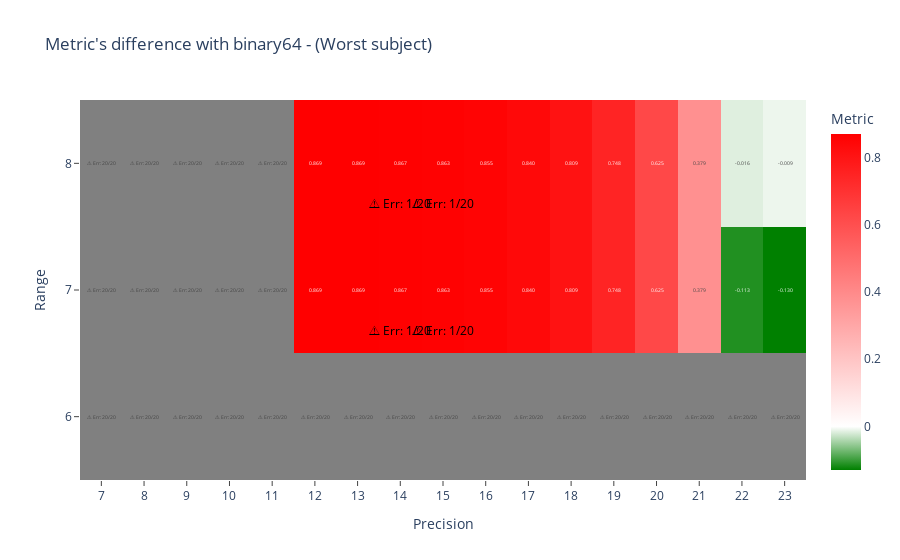
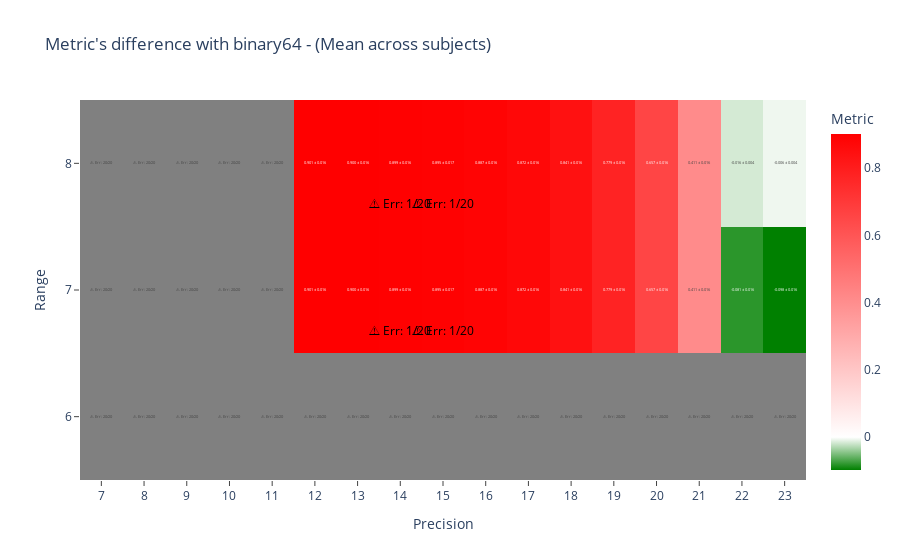

Notebook code cell kept with these figures, in order:
### Code cell
plot_metric_diff(n_failed, worst_metrics, n_subjects=n_subjects, metric_name="Worst subject")
plot_metric_diff(n_failed, mean_metrics, n_subjects=n_subjects, exp_metrics=exp_metrics, metric_name="Mean across subjects")

### Figure 1 — Plotly figure (JSON) as saved in the notebook; plotly's stock layout.template omitted (floating-point values rounded to 4 significant figures)
{"data": [{"colorscale": [[0, "grey"], [1, "grey"]], "showscale": false, "type": "heatmap", "x": [7, 8, 9, 10, 11, 12, 13, 14, 15, 16, 17, 18, 19, 20, 21, 22, 23], "y": [6, 7, 8], "z": [[1, 1, 1, 1, 1, 1, 1, 1, 1, 1, 1, 1, 1, 1, 1, 1, 1], [1, 1, 1, 1, 1, null, null, null, null, null, null, null, null, null, null, null, null], [1, 1, 1, 1, 1, null, null, null, null, null, null, null, null, null, null, null, null]]}, {"colorbar": {"title": {"text": "Metric"}}, "colorscale": [[0, "green"], [0.1297, "white"], [1, "red"]], "text": [["⚠ Err: 20/20", "⚠ Err: 20/20", "⚠ Err: 20/20", "⚠ Err: 20/20", "⚠ Err: 20/20", "⚠ Err: 20/20", "⚠ Err: 20/20", "⚠ Err: 20/20", "⚠ Err: 20/20", "⚠ Err: 20/20", "⚠ Err: 20/20", "⚠ Err: 20/20", "⚠ Err: 20/20", "⚠ Err: 20/20", "⚠ Err: 20/20", "⚠ Err: 20/20", "⚠ Err: 20/20"], ["⚠ Err: 20/20", "⚠ Err: 20/20", "⚠ Err: 20/20", "⚠ Err: 20/20", "⚠ Err: 20/20", "0.869", "0.869", "0.867", "0.863", "0.855", "0.840", "0.809", "0.748", "0.625", "0.379", "-0.113", "-0.130"], ["⚠ Err: 20/20", "⚠ Err: 20/20", "⚠ Err: 20/20", "⚠ Err: 20/20", "⚠ Err: 20/20", "0.869", "0.869", "0.867", "0.863", "0.855", "0.840", "0.809", "0.748", "0.625", "0.379", "-0.016", "-0.009"]], "texttemplate": "%{text}", "type": "heatmap", "x": [7, 8, 9, 10, 11, 12, 13, 14, 15, 16, 17, 18, 19, 20, 21, 22, 23], "y": [6, 7, 8], "z": [[null, null, null, null, null, null, null, null, null, null, null, null, null, null, null, null, null], [null, null, null, null, null, 0.8695, 0.8685, 0.8666, 0.8628, 0.8551, 0.8397, 0.809, 0.7475, 0.6246, 0.3787, -0.113, -0.1296], [null, null, null, null, null, 0.8695, 0.8685, 0.8666, 0.8628, 0.8551, 0.8397, 0.809, 0.7475, 0.6246, 0.3787, -0.01647, -0.009106]], "zmax": 0.8695, "zmin": -0.1296}], "layout": {"annotations": [{"font": {"color": "black"}, "showarrow": false, "text": "⚠ Err: 1/20", "x": 14, "xanchor": "center", "y": 6.6, "yanchor": "bottom"}, {"font": {"color": "black"}, "showarrow": false, "text": "⚠ Err: 1/20", "x": 15, "xanchor": "center", "y": 6.6, "yanchor": "bottom"}, {"font": {"color": "black"}, "showarrow": false, "text": "⚠ Err: 1/20", "x": 14, "xanchor": "center", "y": 7.6, "yanchor": "bottom"}, {"font": {"color": "black"}, "showarrow": false, "text": "⚠ Err: 1/20", "x": 15, "xanchor": "center", "y": 7.6, "yanchor": "bottom"}], "title": {"text": "Metric's difference with binary64 - (Worst subject)"}, "xaxis": {"ticks": "outside", "tickvals": [7, 8, 9, 10, 11, 12, 13, 14, 15, 16, 17, 18, 19, 20, 21, 22, 23], "title": {"text": "Precision"}}, "yaxis": {"ticks": "outside", "tickvals": [6, 7, 8], "title": {"text": "Range"}}}}

### Figure 2 — Plotly figure (JSON) as saved in the notebook; plotly's stock layout.template omitted (floating-point values rounded to 4 significant figures)
{"data": [{"colorscale": [[0, "grey"], [1, "grey"]], "showscale": false, "type": "heatmap", "x": [7, 8, 9, 10, 11, 12, 13, 14, 15, 16, 17, 18, 19, 20, 21, 22, 23], "y": [6, 7, 8], "z": [[1, 1, 1, 1, 1, 1, 1, 1, 1, 1, 1, 1, 1, 1, 1, 1, 1], [1, 1, 1, 1, 1, null, null, null, null, null, null, null, null, null, null, null, null], [1, 1, 1, 1, 1, null, null, null, null, null, null, null, null, null, null, null, null]]}, {"colorbar": {"title": {"text": "Metric"}}, "colorscale": [[0, "green"], [0.09769, "white"], [1, "red"]], "text": [["⚠ Err: 20/20", "⚠ Err: 20/20", "⚠ Err: 20/20", "⚠ Err: 20/20", "⚠ Err: 20/20", "⚠ Err: 20/20", "⚠ Err: 20/20", "⚠ Err: 20/20", "⚠ Err: 20/20", "⚠ Err: 20/20", "⚠ Err: 20/20", "⚠ Err: 20/20", "⚠ Err: 20/20", "⚠ Err: 20/20", "⚠ Err: 20/20", "⚠ Err: 20/20", "⚠ Err: 20/20"], ["⚠ Err: 20/20", "⚠ Err: 20/20", "⚠ Err: 20/20", "⚠ Err: 20/20", "⚠ Err: 20/20", "0.901 ± 0.016", "0.900 ± 0.016", "0.899 ± 0.016", "0.895 ± 0.017", "0.887 ± 0.016", "0.872 ± 0.016", "0.841 ± 0.016", "0.779 ± 0.016", "0.657 ± 0.016", "0.411 ± 0.016", "-0.081 ± 0.016", "-0.098 ± 0.016"], ["⚠ Err: 20/20", "⚠ Err: 20/20", "⚠ Err: 20/20", "⚠ Err: 20/20", "⚠ Err: 20/20", "0.901 ± 0.016", "0.900 ± 0.016", "0.899 ± 0.016", "0.895 ± 0.017", "0.887 ± 0.016", "0.872 ± 0.016", "0.841 ± 0.016", "0.779 ± 0.016", "0.657 ± 0.016", "0.411 ± 0.016", "-0.016 ± 0.004", "-0.006 ± 0.004"]], "texttemplate": "%{text}", "type": "heatmap", "x": [7, 8, 9, 10, 11, 12, 13, 14, 15, 16, 17, 18, 19, 20, 21, 22, 23], "y": [6, 7, 8], "z": [[null, null, null, null, null, null, null, null, null, null, null, null, null, null, null, null, null], [null, null, null, null, null, 0.9014, 0.9005, 0.8986, 0.8947, 0.887, 0.8717, 0.8409, 0.7795, 0.6565, 0.4107, -0.08102, -0.0976], [null, null, null, null, null, 0.9014, 0.9005, 0.8986, 0.8947, 0.887, 0.8717, 0.8409, 0.7795, 0.6565, 0.4107, -0.01627, -0.006282]], "zmax": 0.9014, "zmin": -0.0976}], "layout": {"annotations": [{"font": {"color": "black"}, "showarrow": false, "text": "⚠ Err: 1/20", "x": 14, "xanchor": "center", "y": 6.6, "yanchor": "bottom"}, {"font": {"color": "black"}, "showarrow": false, "text": "⚠ Err: 1/20", "x": 15, "xanchor": "center", "y": 6.6, "yanchor": "bottom"}, {"font": {"color": "black"}, "showarrow": false, "text": "⚠ Err: 1/20", "x": 14, "xanchor": "center", "y": 7.6, "yanchor": "bottom"}, {"font": {"color": "black"}, "showarrow": false, "text": "⚠ Err: 1/20", "x": 15, "xanchor": "center", "y": 7.6, "yanchor": "bottom"}], "title": {"text": "Metric's difference with binary64 - (Mean across subjects)"}, "xaxis": {"ticks": "outside", "tickvals": [7, 8, 9, 10, 11, 12, 13, 14, 15, 16, 17, 18, 19, 20, 21, 22, 23], "title": {"text": "Precision"}}, "yaxis": {"ticks": "outside", "tickvals": [6, 7, 8], "title": {"text": "Range"}}}}
